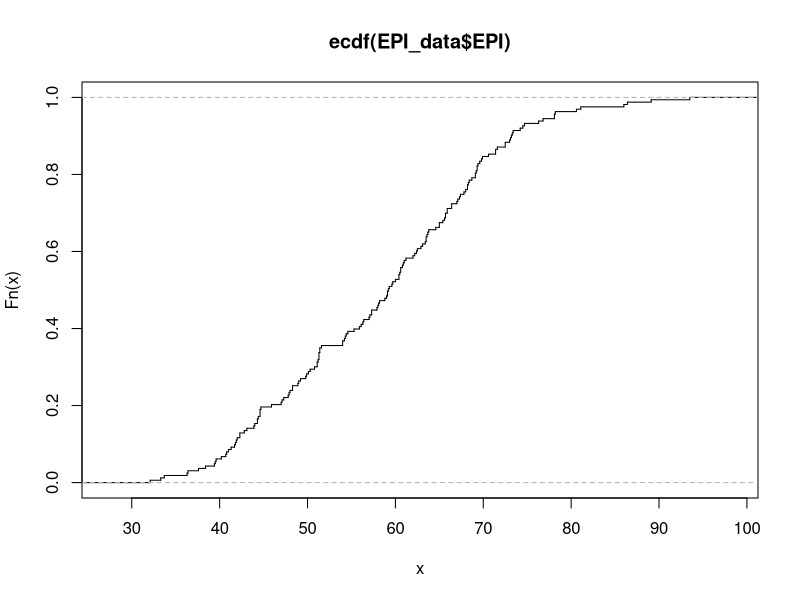
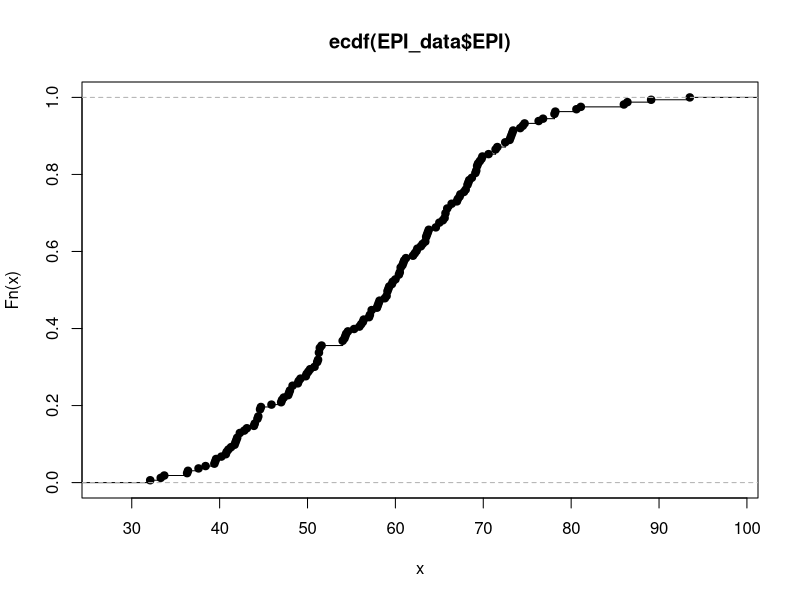
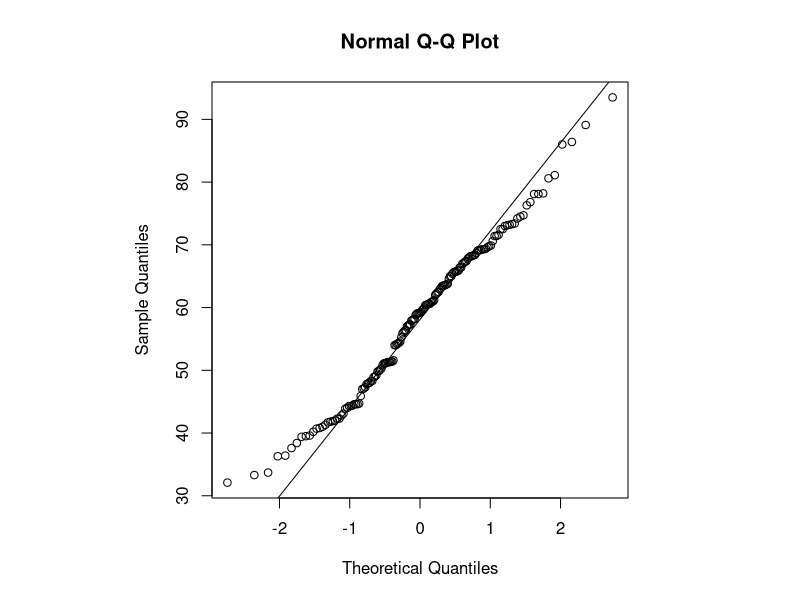
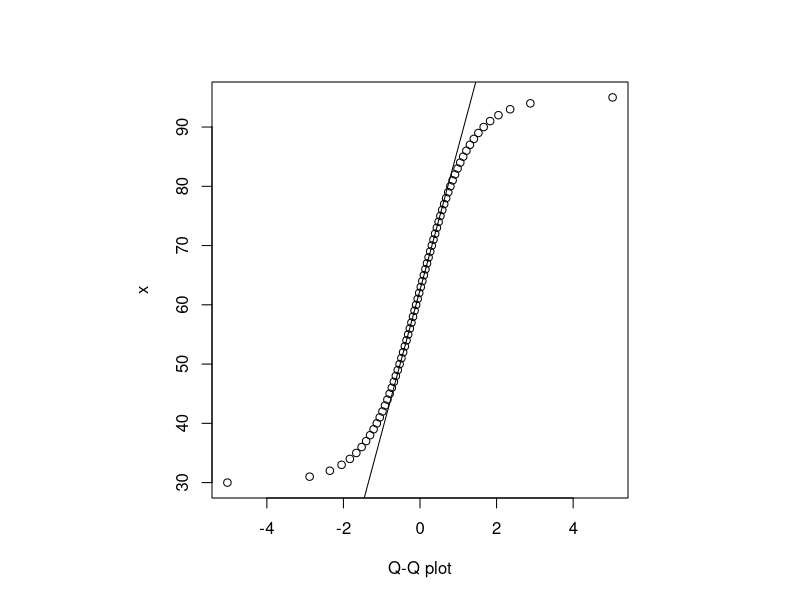
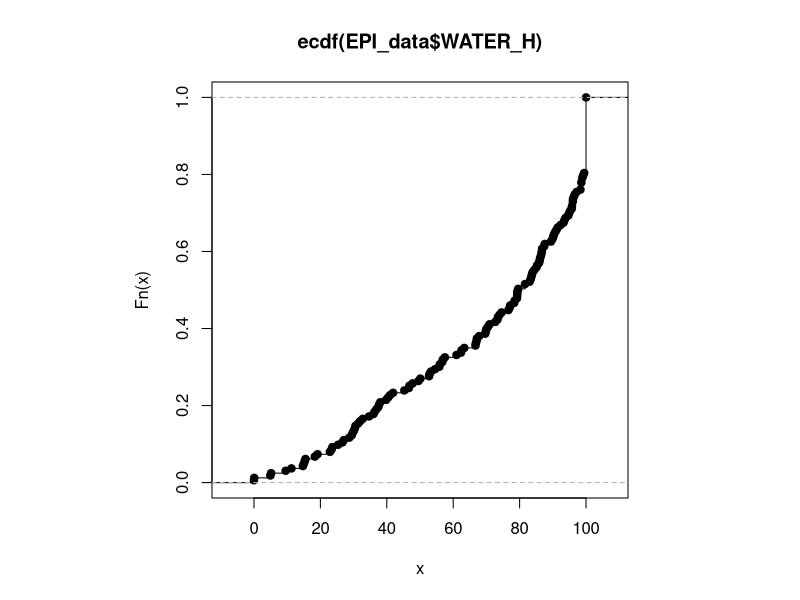
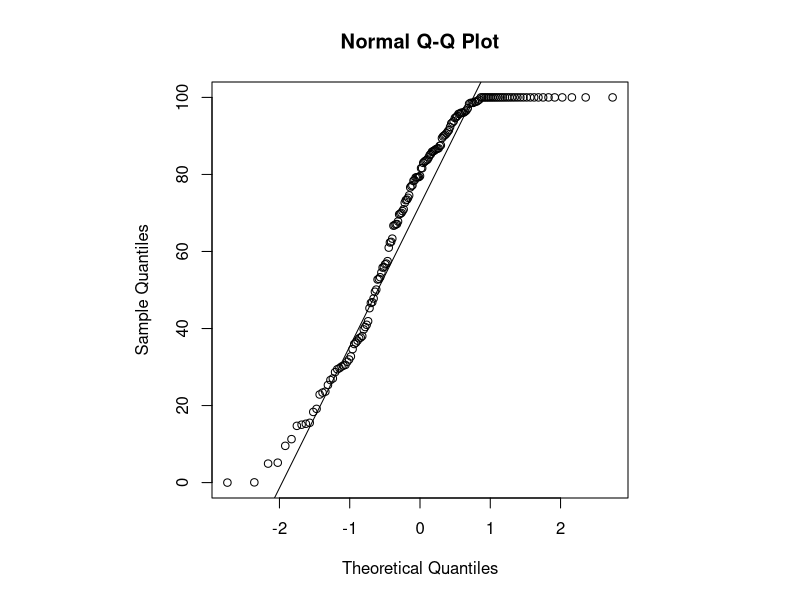
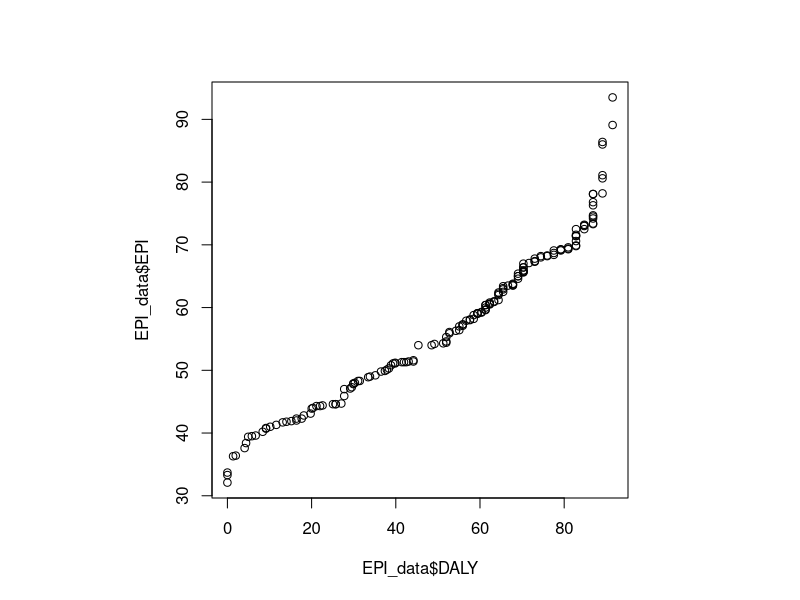
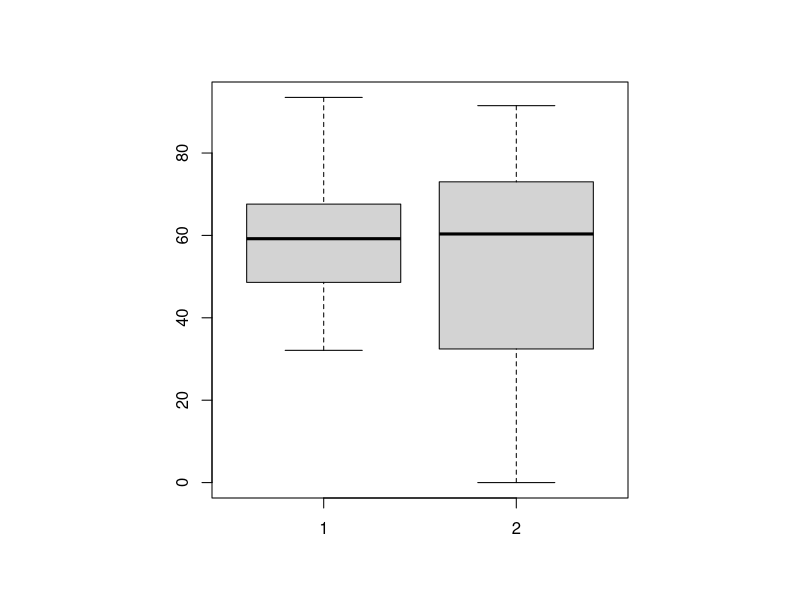

Reproduce these figures in R, in order. (Note: this script raises an error after producing the figures.)
## Part 2, Exercise 1

# Example from lecture
EPI_data <- read.csv('data/2010EPI_data.csv', header=TRUE)

plot(ecdf(EPI_data$EPI), do.points=FALSE, verticals=TRUE) 
plot(ecdf(EPI_data$EPI), do.points=TRUE, verticals=TRUE) # points are visible on the plot.
par(pty="s")
help("qqnorm")
help("qqplot")
qqnorm(EPI_data$EPI)
qqline(EPI_data$EPI) # adding the line on the Q-Q plot
x <- seq(30,95,1)
x
x2 <-seq(30,95,2)
x2
x2 <-seq(30,96,2)
x2
qqplot(qt(ppoints(250),df=5),x, xlab = "Q-Q plot")
qqline(x)


# Exercise:
plot(ecdf(EPI_data$WATER_H), do.points=TRUE, verticals=TRUE) 
qqnorm(EPI_data$WATER_H)
qqline(EPI_data$WATER_H)
qqplot(EPI_data$DALY, EPI_data$EPI)
plot(boxplot(EPI_data$EPI, EPI_data$DALY))

# Intercomparing EPI data values
plot(qqnorm(EPI_data$AIR_H))
plot(qqnorm(EPI_data$WATER_H))
boxplot(EPI_data$WATER_H, EPI_data$AIR_H) # similar boxplots here

plot(qqnorm(EPI_data$AIR_H))
qqline(EPI_data$AIR_H, col="blue") # some outliers here, but data is fairly consistent

# comparing WATER_H and AIR_H
plot(qqplot(EPI_data$WATER_H, EPI_data$AIR_H))
qqline(EPI_data$WATER_H, col="red")
qqline(EPI_data$AIR_H, col="blue")

